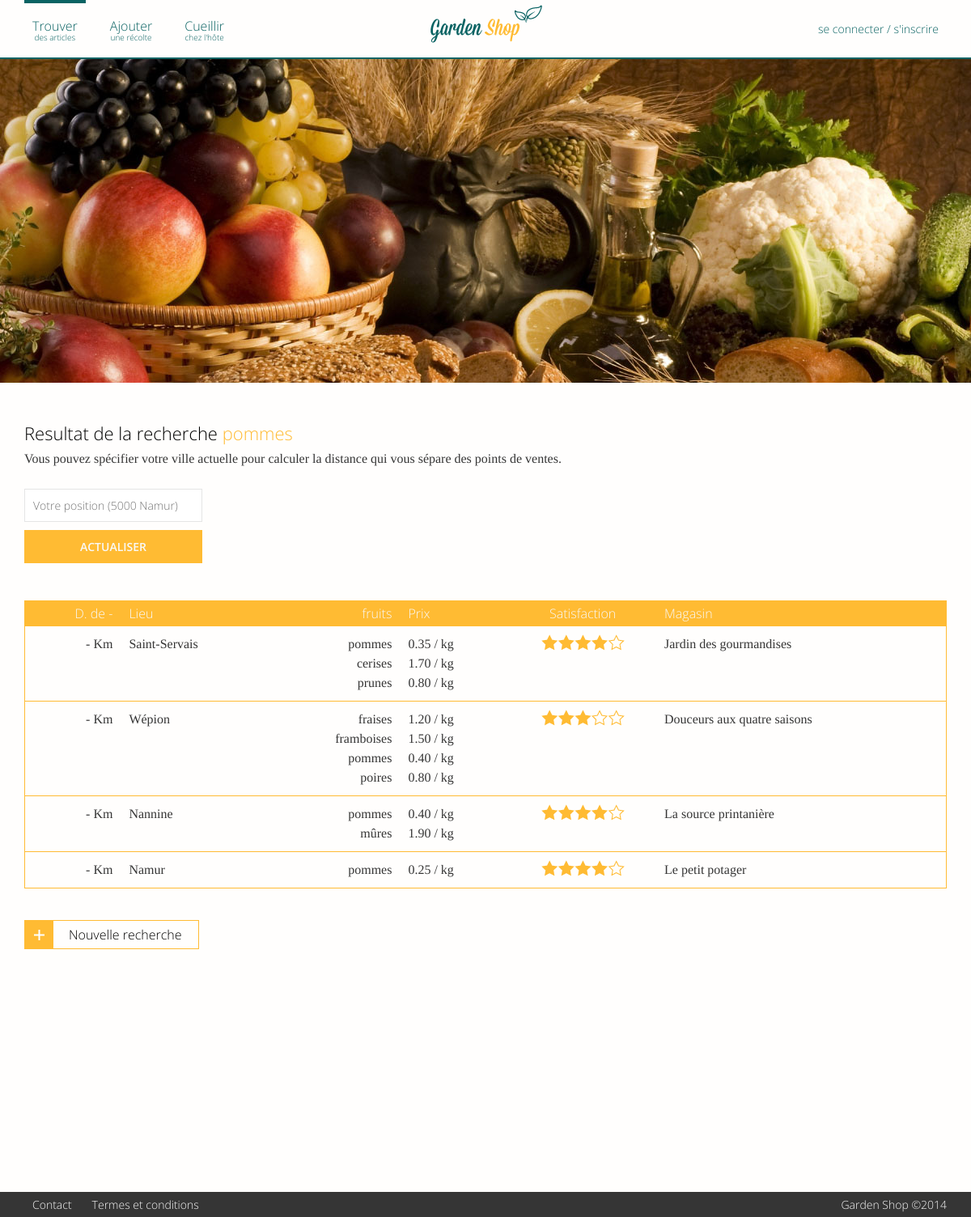
/www.evelynedubois.be_tfe/search-result.view.php, run on the app's committed database.
### tables this page shows
CREATE TABLE IF NOT EXISTS `search_result` (
  `search_article` longtext NOT NULL,
  `search_type` longtext NOT NULL,
  `id_magasin` int(10) NOT NULL
);

CREATE TABLE IF NOT EXISTS `users` (
  `id` int(255) NOT NULL AUTO_INCREMENT,
  `user` varchar(255) NOT NULL,
  `password` varchar(255) NOT NULL,
  `email` varchar(255) NOT NULL,
  `adresse_1` longtext NOT NULL,
  `adresse_2` longtext NOT NULL,
  `distance` varchar(255) NOT NULL,
  `shops` longtext NOT NULL,
  `banner` longtext NOT NULL,
  `satisfactions` int(11) NOT NULL,
  `legumes` longtext NOT NULL,
  `fruits` longtext NOT NULL,
  `graines` longtext NOT NULL,
  `confitures` longtext NOT NULL,
  `aromatiques` longtext NOT NULL,
  KEY `id` (`id`)
);

### www.evelynedubois.be_tfe/search-result.inc.php (the view, shortened to what this page needs)
<?php
for($i; $i <= $maxi; $i++) {
    $sql = mysql_query("SELECT * FROM users WHERE id='$i' ");
    $element = mysql_fetch_array($sql);
    $search_type_table = unserialize($element[$search_type]);
    if(($search_type_table != null)){
        foreach ($search_type_table['article_type'] as $key){
                if($key == $search_article){
                    $shop = $element["shops"];
                    $satisfaction = $element["satisfactions"];
                    switch ($satisfaction) {
                        case 3:
                            $satisfaction = 'trois_etoiles';
                            break;
                        case 4:
                            $satisfaction = 'quatre_etoiles';
                            break;
                    }
                    $adresse_1 = unserialize($element['adresse_1']);
                    $adresse_ville = $adresse_1['ville'];
                    $distance = '- ';
                    echo '<tr>';
                    echo '<td class="distance"><a href="magasin.php?id=' . $i .'">'.$distance.' Km</a></td>';
                    echo '<td class="lieu"><a href="magasin.php?id=' . $i .'">'.$adresse_ville.'</a></td>';
                    echo '<td class="articles"><a href="magasin.php?id=' . $i .'">';
                    foreach($search_type_table['article_type'] as $key){
                        echo '<span>'.$key.'</span>';
                    }
                    echo '</a></td>';
                    echo '<td class="prix"><a href="magasin.php?id=' . $i .'">';
                    foreach($search_type_table['article_prix'] as $key){
                        echo '<span>'.$key.'</span>';
                    }
                    echo '</a></td>';
                    echo '<td  class="satisfaction '.$satisfaction.' tablette-700-hide"><a href="magasin.php?id=' . $i .'">'.$satisfaction.'</a></td>';
                    echo '<td class="magasin tablette-700-hide"><a href="magasin.php?id=' . $i .'">'.$shop.'</a></td>';
                    echo '</tr>';
                }
        }
    }
}
?>

### www.evelynedubois.be_tfe/search-result.view.php (shortened to what this page needs)
<?php
$i = 1;
$res = mysql_query("SELECT COUNT(id)  FROM users");
$maxi = mysql_fetch_assoc($res);
$maxi = $maxi['COUNT(id)'];
$maxi = $maxi+1;
if(isset($_GET['article'])){
    $search_article = $_GET['article'];
    $search_type = $_GET['type'];
}else{
  $search_result = mysql_query("SELECT * FROM search_result ");
  $search_result = mysql_fetch_assoc($search_result);
  $search_article = $search_result["search_article"];
  $search_type = $search_result["search_type"];
}
?>
<!DOCTYPE html>
<html>
    <head>
        <link rel="stylesheet" type="text/css" href="css/reset.css">
        <link rel="stylesheet" type="text/css" href="css/magnific-popup.css">
        <link rel="stylesheet" type="text/css" href="css/style.css">
    </head>
    <body>
      	<header>
              <div class="container">
                  <nav id="main-menu">
                    <ul id="main-menu_links">
                        <li><a class="current" href="acheter.php">Trouver<span>des articles</span></a></li>
                        <li><a href="
                          <?php
                            if(isset($_SESSION["id"])){
                              if(isset($_SESSION["shop"]) && $_SESSION["shop"] != "" ){
                                echo 'vendre.php';
                              }else{
                                echo '#create_shop-popup" class="open-popup-link';
                              }
                            }else{
                              echo '#connexion-popup" class="open-popup-link';
                            }
                          ?>
                          ">Ajouter<span>une récolte</span></a></li>
                        <li><a href="cueillettes.php">Cueillir<span>chez l'hôte</span></a></li>
                    </ul>
                    <a id="logo" href="index.php">Garden Shop</a>
                    <ul id="main-menu_account">
                      <?php
                        if(isset($_SESSION["user"])){
                          echo '<li><a href="profil.php">'.$_SESSION["user"].'</a></li>';
                          echo '<li><a href="logout.php">Se déconnecter</a></li>';
                        }else{
                          echo '<li><a class="open-popup-link" href="#connexion-popup">se connecter / s\'inscrire</a></li>';
                        }
                      ?>
                    </ul>
                </nav>
              </div>
      	</header>
        <div id="banner" class="banner-acheter"></div>
        <div class="container">
            <div id="content" class="page-search-result">
                <h2>Resultat de la recherche <span><?php echo $search_article; ?></span></h2>
                <p>Vous pouvez spécifier votre ville actuelle pour calculer la distance qui vous sépare des points de ventes.</p>
                <form action="search-result.view.php" method="post">
                    <input type="text" name="origin" placeholder="Votre position (5000 Namur)" value="<?php if( !empty( $_POST['origin'] ) ) echo $_POST['origin']; ?>">
                    <input type="submit" name="submit" value="Actualiser">
                </form>
                <table class="result">
                       <thead>
                           <tr>
                               <th class="distance">D. de <?php if( !empty( $_POST['origin'] ) ){echo $_POST['origin'];}else{echo '- ';} ?></th>
                               <th class="lieu">Lieu</th>
                               <th class="articles"><?php echo $search_type; ?></th>
                               <th class="prix">Prix</th>
                               <th class="satisfaction tablette-700-hide">Satisfaction</th>
                               <th class="magasin tablette-700-hide">Magasin</th>
                           </tr>
                       </thead>
                       <tbody>
                          <?php include 'search-result.inc.php'; ?>
                       </tbody>
                    </table>
                    <div class="button">
                        <a class="button-more" href="acheter.php">Nouvelle recherche</a>
                    </div>
            </div>
        </div>
        <footer>
          <div class="container">
            <ul id="footer-menu">
              <li><a href="contact.php">Contact</a></li>
              <li><a href="terms.php">Termes et conditions</a></li>
            </ul>
            <strong>Garden Shop ©2014</strong>
          </div>
        </footer>
    </body>
</html>

### data on the page
search_result: search_article "pommes", search_type "fruits", search_article "-"
users: adresse_1 "Saint-Servais", key "pommes", key "cerises", key "prunes", key "0.35 / kg", key "1.70 / kg", key "0.80 / kg", shops "Jardin des gourmandises"
users: adresse_1 "Wépion", key "fraises", key "framboises", key "pommes", key "poires", key "1.20 / kg", key "1.50 / kg", key "0.40 / kg", key "0.80 / kg", shops "Douceurs aux quatre saisons"
users: adresse_1 "Nannine", key "pommes", key "mûres", key "0.40 / kg", key "1.90 / kg", shops "La source printanière"
users: adresse_1 "Namur", key "pommes", key "0.25 / kg", shops "Le petit potager"
